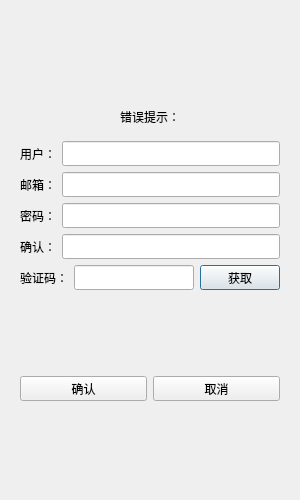
<?xml version="1.0" encoding="UTF-8"?>
<ui version="4.0">
 <class>RegisterDialog</class>
 <widget class="QDialog" name="RegisterDialog">
  <property name="geometry">
   <rect>
    <x>0</x>
    <y>0</y>
    <width>300</width>
    <height>500</height>
   </rect>
  </property>
  <property name="minimumSize">
   <size>
    <width>300</width>
    <height>500</height>
   </size>
  </property>
  <property name="maximumSize">
   <size>
    <width>300</width>
    <height>500</height>
   </size>
  </property>
  <property name="windowTitle">
   <string>Dialog</string>
  </property>
  <layout class="QVBoxLayout" name="verticalLayout_2">
   <item>
    <layout class="QVBoxLayout" name="verticalLayout">
     <item>
      <widget class="QStackedWidget" name="stackedWidget">
       <widget class="QWidget" name="page">
        <layout class="QVBoxLayout" name="verticalLayout_3">
         <item>
          <spacer name="verticalSpacer">
           <property name="orientation">
            <enum>Qt::Orientation::Vertical</enum>
           </property>
           <property name="sizeHint" stdset="0">
            <size>
             <width>20</width>
             <height>40</height>
            </size>
           </property>
          </spacer>
         </item>
         <item>
          <widget class="QWidget" name="widget" native="true">
           <layout class="QVBoxLayout" name="verticalLayout_4">
            <item>
             <widget class="QLabel" name="err_tip">
              <property name="text">
               <string>错误提示：</string>
              </property>
              <property name="alignment">
               <set>Qt::AlignmentFlag::AlignCenter</set>
              </property>
             </widget>
            </item>
           </layout>
          </widget>
         </item>
         <item>
          <layout class="QHBoxLayout" name="user_layout">
           <item>
            <widget class="QLabel" name="user_label">
             <property name="minimumSize">
              <size>
               <width>0</width>
               <height>25</height>
              </size>
             </property>
             <property name="maximumSize">
              <size>
               <width>16777215</width>
               <height>25</height>
              </size>
             </property>
             <property name="text">
              <string>用户：</string>
             </property>
            </widget>
           </item>
           <item>
            <widget class="QLineEdit" name="user_edit">
             <property name="minimumSize">
              <size>
               <width>0</width>
               <height>25</height>
              </size>
             </property>
             <property name="maximumSize">
              <size>
               <width>16777215</width>
               <height>25</height>
              </size>
             </property>
            </widget>
           </item>
          </layout>
         </item>
         <item>
          <layout class="QHBoxLayout" name="email_layout">
           <item>
            <widget class="QLabel" name="email_label">
             <property name="minimumSize">
              <size>
               <width>0</width>
               <height>25</height>
              </size>
             </property>
             <property name="maximumSize">
              <size>
               <width>16777215</width>
               <height>25</height>
              </size>
             </property>
             <property name="text">
              <string>邮箱：</string>
             </property>
            </widget>
           </item>
           <item>
            <widget class="QLineEdit" name="email_edit">
             <property name="minimumSize">
              <size>
               <width>0</width>
               <height>25</height>
              </size>
             </property>
             <property name="maximumSize">
              <size>
               <width>16777215</width>
               <height>25</height>
              </size>
             </property>
            </widget>
           </item>
          </layout>
         </item>
         <item>
          <layout class="QHBoxLayout" name="pass_layout">
           <item>
            <widget class="QLabel" name="pass_label">
             <property name="minimumSize">
              <size>
               <width>0</width>
               <height>25</height>
              </size>
             </property>
             <property name="maximumSize">
              <size>
               <width>16777215</width>
               <height>25</height>
              </size>
             </property>
             <property name="text">
              <string>密码：</string>
             </property>
            </widget>
           </item>
           <item>
            <widget class="QLineEdit" name="pass_edit">
             <property name="minimumSize">
              <size>
               <width>0</width>
               <height>25</height>
              </size>
             </property>
             <property name="maximumSize">
              <size>
               <width>16777215</width>
               <height>25</height>
              </size>
             </property>
            </widget>
           </item>
          </layout>
         </item>
         <item>
          <layout class="QHBoxLayout" name="confirm_layout">
           <item>
            <widget class="QLabel" name="confirm_label">
             <property name="minimumSize">
              <size>
               <width>0</width>
               <height>25</height>
              </size>
             </property>
             <property name="maximumSize">
              <size>
               <width>16777215</width>
               <height>25</height>
              </size>
             </property>
             <property name="text">
              <string>确认：</string>
             </property>
            </widget>
           </item>
           <item>
            <widget class="QLineEdit" name="confirm_edit">
             <property name="minimumSize">
              <size>
               <width>0</width>
               <height>25</height>
              </size>
             </property>
             <property name="maximumSize">
              <size>
               <width>16777215</width>
               <height>25</height>
              </size>
             </property>
            </widget>
           </item>
          </layout>
         </item>
         <item>
          <layout class="QHBoxLayout" name="verify_layout">
           <item>
            <widget class="QLabel" name="verify_label">
             <property name="minimumSize">
              <size>
               <width>0</width>
               <height>25</height>
              </size>
             </property>
             <property name="maximumSize">
              <size>
               <width>16777215</width>
               <height>25</height>
              </size>
             </property>
             <property name="text">
              <string>验证码：</string>
             </property>
            </widget>
           </item>
           <item>
            <widget class="QLineEdit" name="verify_edit">
             <property name="minimumSize">
              <size>
               <width>0</width>
               <height>25</height>
              </size>
             </property>
             <property name="maximumSize">
              <size>
               <width>16777215</width>
               <height>25</height>
              </size>
             </property>
            </widget>
           </item>
           <item>
            <widget class="QPushButton" name="getcode_btn">
             <property name="minimumSize">
              <size>
               <width>0</width>
               <height>25</height>
              </size>
             </property>
             <property name="maximumSize">
              <size>
               <width>16777215</width>
               <height>25</height>
              </size>
             </property>
             <property name="text">
              <string>获取</string>
             </property>
            </widget>
           </item>
          </layout>
         </item>
         <item>
          <spacer name="verticalSpacer_2">
           <property name="orientation">
            <enum>Qt::Orientation::Vertical</enum>
           </property>
           <property name="sizeHint" stdset="0">
            <size>
             <width>20</width>
             <height>40</height>
            </size>
           </property>
          </spacer>
         </item>
         <item>
          <layout class="QHBoxLayout" name="horizontalLayout">
           <item>
            <widget class="QPushButton" name="sure_btn">
             <property name="minimumSize">
              <size>
               <width>0</width>
               <height>25</height>
              </size>
             </property>
             <property name="maximumSize">
              <size>
               <width>16777215</width>
               <height>25</height>
              </size>
             </property>
             <property name="text">
              <string>确认</string>
             </property>
            </widget>
           </item>
           <item>
            <widget class="QPushButton" name="cancel_btn">
             <property name="minimumSize">
              <size>
               <width>0</width>
               <height>25</height>
              </size>
             </property>
             <property name="maximumSize">
              <size>
               <width>16777215</width>
               <height>25</height>
              </size>
             </property>
             <property name="text">
              <string>取消</string>
             </property>
            </widget>
           </item>
          </layout>
         </item>
         <item>
          <spacer name="verticalSpacer_3">
           <property name="orientation">
            <enum>Qt::Orientation::Vertical</enum>
           </property>
           <property name="sizeHint" stdset="0">
            <size>
             <width>20</width>
             <height>40</height>
            </size>
           </property>
          </spacer>
         </item>
        </layout>
       </widget>
       <widget class="QWidget" name="page_2"/>
      </widget>
     </item>
    </layout>
   </item>
  </layout>
 </widget>
 <resources/>
 <connections/>
</ui>
